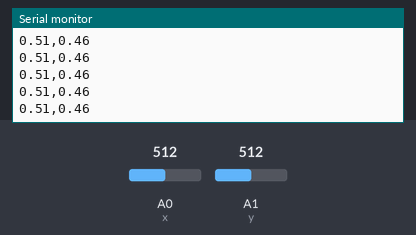
Recording of a sketch running on a simulated Arduino Uno, built with avr-gcc and run on an emulated ATmega328P. Shown: the last lines printed to the serial monitor. The inputs (shaded band) are chosen by the test bench; at power-on: A0 (x) = 512, A1 (y) = 512.

Above: at 1.2 s.
1.3 s: A0 (x) set to 710
At 2.1 s:
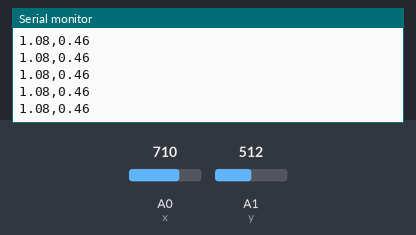
2.8 s: A1 (y) set to 710
At 3.3 s:
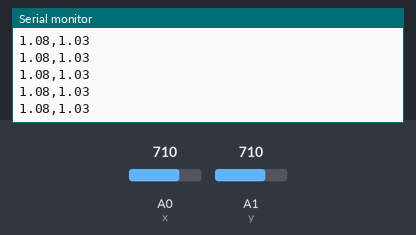
4.3 s: A0 (x) set to 716
At 5.2 s:
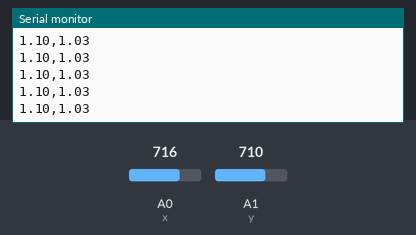
7.3 s: A1 (y) set to 716
At 8.3 s:
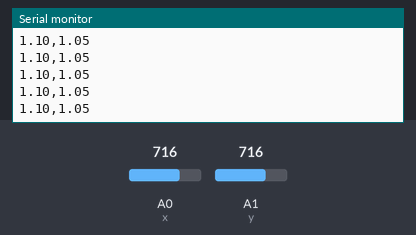
Timing chart, 0 to 9.8 s (numbered marks = the images above; inputs shaded):
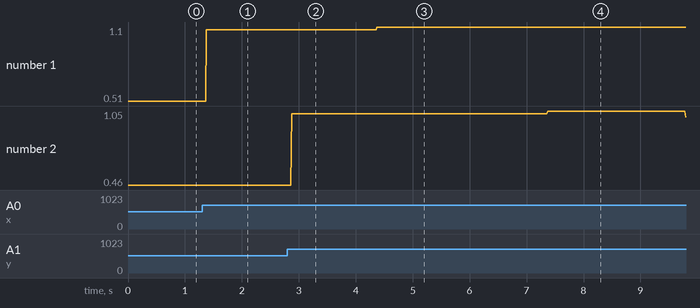

Measured:
- after the input at 1.3 s, the serial monitor: prints a new line after 0.07 s (image 1)
- after the input at 2.8 s, the serial monitor: prints a new line after 0.07 s (image 2)
- after the input at 4.3 s, the serial monitor: prints a new line after 0.07 s (image 3)
- after the input at 7.3 s, the serial monitor: prints a new line after 0.07 s (image 4)
- plotted number 1: 0.51 → 1.08 after the input at 1.3 s, 1.08 → 1.1 after the input at 4.3 s
- plotted number 2: 0.46 → 1.03 after the input at 2.8 s

The sketch:

joystick.ino
```cpp
const int x = A0;
const int y = A1;
//const int button = 2;
const int potMax = 700;
const float xOffset = -0.05;
const float yOffset = 0;

void setup() {
  Serial.begin(9600);
  pinMode(x, INPUT);
  pinMode(y, INPUT);
  //pinMode(button, INPUT);

}

void loop() {
  // Axis values are between 0 and potMax, convert to standard -1:1, do not forget to adjust the potMax to your Joystick
  float xAxis = (analogRead(x) - potMax / 2.0) / (potMax / 2.0) - xOffset;
  float yAxis = (analogRead(y) - potMax / 2.0) / (potMax / 2.0) - yOffset;
  //bool pressed = digitalRead(button);


  String output = String(xAxis) + "," + String(yAxis);
  //Will send the output over Serial
  Serial.println(output);

}
```
